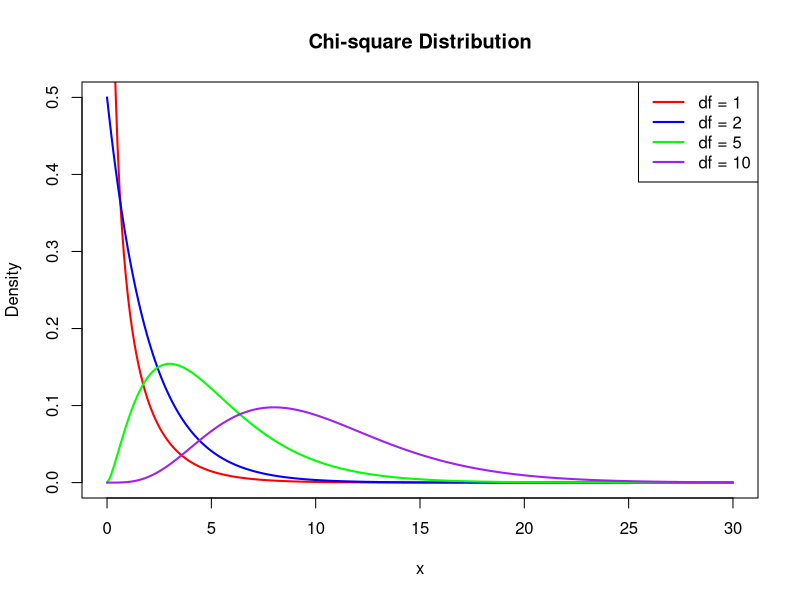
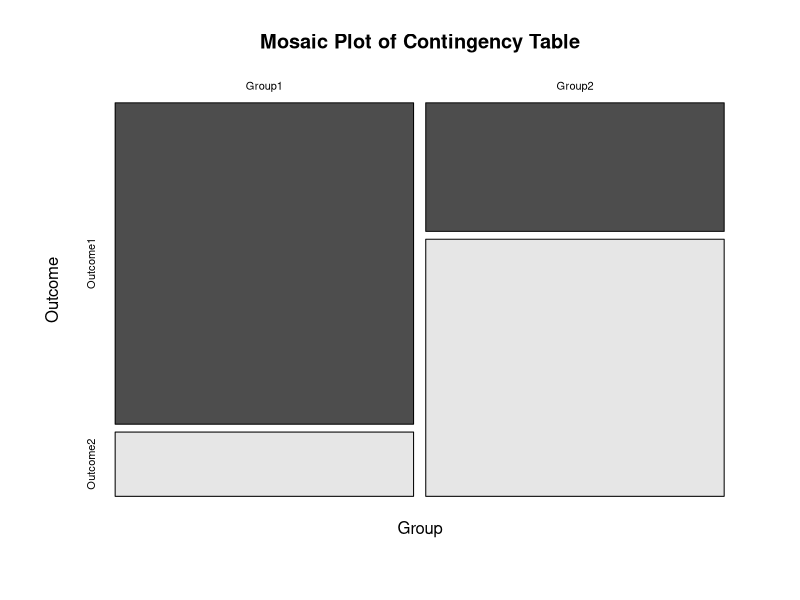
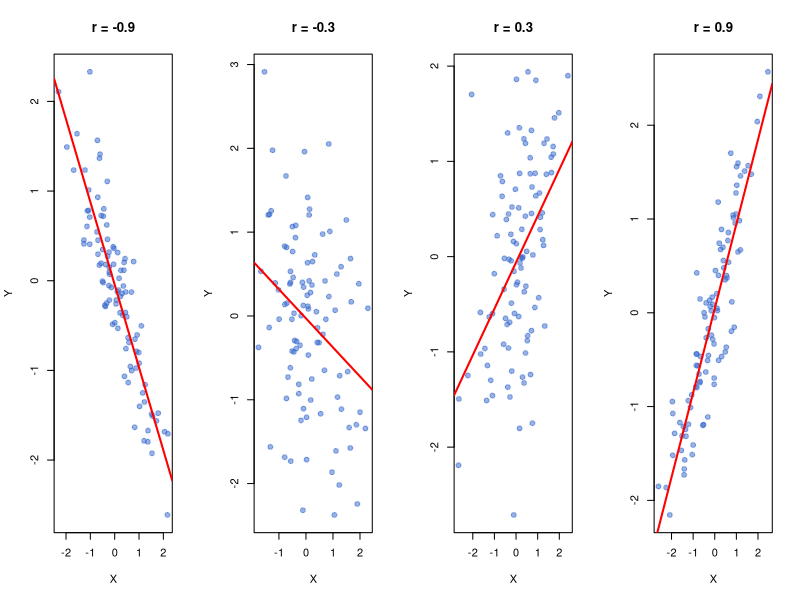
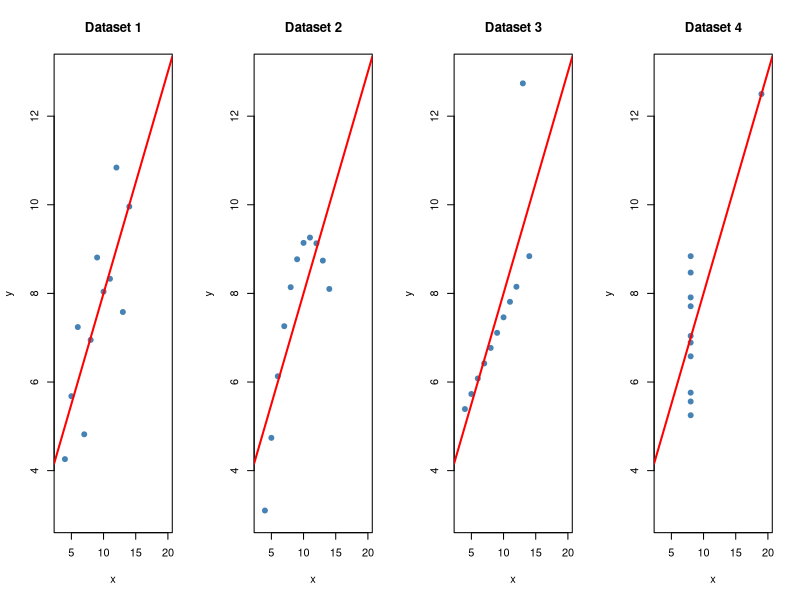

Source code (R) for these figures, in order:
## ---- chunk 1
#| label: setup
#| include: false

# Core data manipulation and visualization
library(tidyverse)
library(knitr)
library(readxl)

# Statistical analysis packages
library(MASS)        # LDA, robust regression
library(pwr)         # Power analysis
library(boot)        # Bootstrap methods
library(car)         # Companion to Applied Regression
library(survival)    # Survival analysis
library(nlme)        # Mixed effects models
library(broom)       # Tidy model output
library(emmeans)     # Estimated marginal means

# Set consistent theme for all plots
theme_set(theme_minimal(base_size = 14))

# Set seed for reproducibility
set.seed(2026)
## ---- chunk 2
#| label: chi-square-plot-output
#| echo: false
#| eval: true
#| fig-width: 8
#| fig-height: 4

df_vals <- c(1, 2, 5, 10)
x <- seq(0, 30, length.out = 300)
colors <- c("red", "blue", "green", "purple")

plot(x, dchisq(x, df = 1), type = "l", lwd = 2, col = colors[1],
     ylim = c(0, 0.5), ylab = "Density", main = "Chi-square Distribution")
for(i in 2:4) {
  lines(x, dchisq(x, df = df_vals[i]), lwd = 2, col = colors[i])
}
legend("topright", paste("df =", df_vals), col = colors, lwd = 2)
## ---- chunk 3
#| label: gof-test
#| echo: true

# Mendelian 3:1 ratio
observed <- c(Dominant = 72, Recessive = 28)
expected_probs <- c(0.75, 0.25)

chisq.test(x = observed, p = expected_probs)
## ---- chunk 4
#| label: dice-gof
#| echo: true

# Rolling a six-sided die 60 times
observed <- c(8, 9, 10, 12, 11, 10)
expected_probs <- rep(1/6, 6)

chisq.test(x = observed, p = expected_probs)
## ---- chunk 5
#| label: independence-test
#| echo: true

# Create contingency table
tbl <- matrix(c(50, 10, 20, 40), nrow = 2, byrow = TRUE)
rownames(tbl) <- c("Group1", "Group2")
colnames(tbl) <- c("Outcome1", "Outcome2")

chisq.test(tbl)
## ---- chunk 6
#| label: mosaic-plot-output
#| echo: false
#| eval: true
#| fig-width: 6
#| fig-height: 5

mosaicplot(tbl,
           main = "Mosaic Plot of Contingency Table",
           xlab = "Group",
           ylab = "Outcome",
           color = TRUE)
## ---- chunk 7
#| label: cramers-v
#| echo: true

# Chi-square test of independence
test <- chisq.test(tbl)

# Extract test statistic
chisq_val <- test$statistic

# Total number of observations
n <- sum(tbl)

# Minimum of (rows, columns) for Cramér's V formula
k <- min(nrow(tbl), ncol(tbl))

# Cramér's V calculation
cramers_v <- sqrt(chisq_val / (n * (k - 1)))

cat("Cramér's V:", round(cramers_v, 3))
## ---- chunk 8
#| label: fisher-test
#| echo: true

beverage_table <- matrix(c(8, 2, 1, 9), nrow = 2, byrow = TRUE)
rownames(beverage_table) <- c("American", "English")
colnames(beverage_table) <- c("Coffee", "Tea")

fisher.test(beverage_table)
## ---- chunk 9
#| label: fig-correlation-examples-figure
#| fig-cap: "Different correlation strengths and directions"
#| fig-width: 10
#| fig-height: 4
#| echo: false
#| eval: true

par(mfrow = c(1, 4))
set.seed(123)
n <- 100

# Function to generate correlated data
make_corr_data <- function(r, n = 100) {
  x <- rnorm(n)
  y <- r * x + sqrt(1 - r^2) * rnorm(n)
  data.frame(x = x, y = y)
}

correlations <- c(-0.9, -0.3, 0.3, 0.9)
for(r in correlations) {
  d <- make_corr_data(r)
  plot(d$x, d$y, pch = 19, col = rgb(0.2, 0.4, 0.8, 0.5),
       main = paste("r =", r), xlab = "X", ylab = "Y")
  abline(lm(y ~ x, d), col = "red", lwd = 2)
}
## ---- chunk 10
#| label: cor-example-1
#| echo: true

# Using built-in mtcars dataset
cor(mtcars$mpg, mtcars$wt)  # Pearson correlation
## ---- chunk 11
#| label: cor-example-2
#| echo: true

# Test significance
cor.test(mtcars$mpg, mtcars$wt)
## ---- chunk 12
#| label: anscombe-output
#| echo: false
#| eval: true
#| fig-width: 10
#| fig-height: 4

# Built-in anscombe dataset
data(anscombe)

par(mfrow = c(1, 4))
for(i in 1:4) {
  x <- anscombe[, i]; y <- anscombe[, i + 4]
  plot(x, y, pch = 19, col = "steelblue", main = paste("Dataset", i),
       xlim = c(3, 20), ylim = c(3, 13))
  abline(lm(y ~ x), col = "red", lwd = 2)
}
